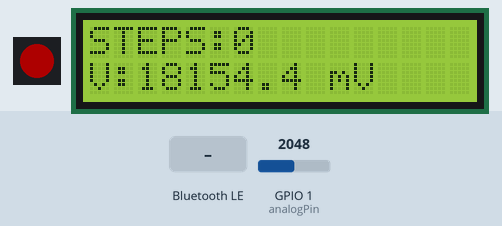
Recording of a sketch running on a simulated ESP32-C6. Parts: 1 RGB LEDs in strip order, left to right, 16×2 character LCD. The test bench sets the inputs (shaded band); at power-on: GPIO 1 (analogPin) = 2048 (analog values on the 0–4095 scale). Dim RGB values are drawn brighter than linear; nothing arrives over Bluetooth unless stated; a phone connects over Bluetooth LE 3 s after start; what the sketch prints to the serial monitor is not drawn.

Above: at 4.2 s.
4.3 s: GPIO 1 (analogPin) set to 0
At 6.7 s:
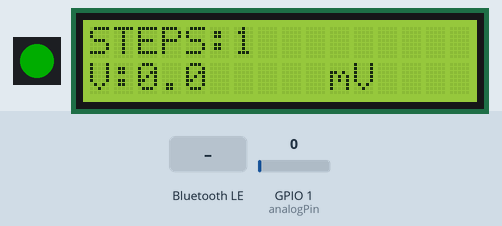
7.3 s: Bluetooth LE write "reset" received
At 8.2 s:
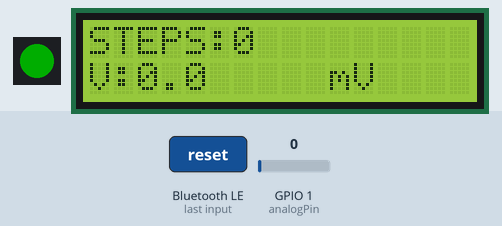
8.8 s: GPIO 1 (analogPin) set to 70
At 10.1 s:
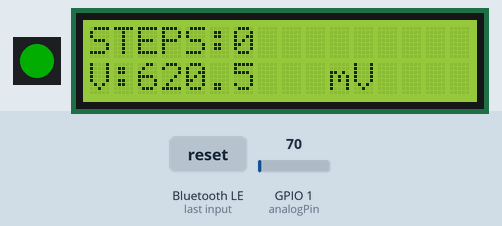
10.6 s: GPIO 1 (analogPin) set to 0
At 10.82 s:
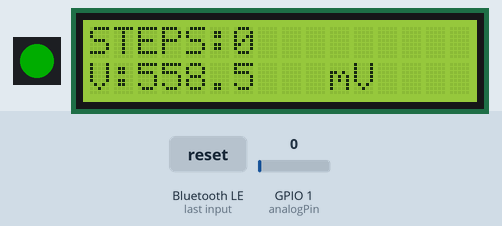
Timing chart, 0 to 13.6 s (numbered marks = the images above; inputs shaded):
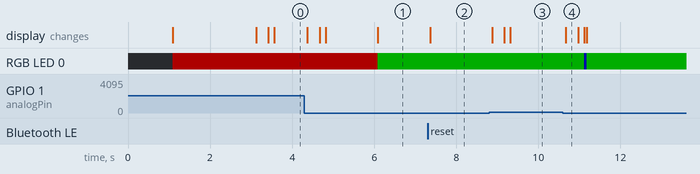

The sketch:

Piezo_Energy_Harvest_IoT.ino
```cpp
#include <Wire.h>
#include <LiquidCrystal_I2C.h>
#include <BLEDevice.h>
#include <BLEServer.h>
#include <BLEUtils.h>
#include <BLE2902.h>
#include <Adafruit_NeoPixel.h>

// --- BLE UUIDs ---
#define SERVICE_UUID           "6E400001-B5A3-F393-E0A9-E50E24DCCA9E"
#define CHARACTERISTIC_UUID_RX "6E400002-B5A3-F393-E0A9-E50E24DCCA9E"
#define CHARACTERISTIC_UUID_TX "6E400003-B5A3-F393-E0A9-E50E24DCCA9E"

// --- RGB LED ---
#define RGB_PIN   8
#define RGB_COUNT 1
Adafruit_NeoPixel rgb(RGB_COUNT, RGB_PIN, NEO_GRB + NEO_KHZ800);

#define COLOR_RED    rgb.Color(255, 0, 0)
#define COLOR_GREEN  rgb.Color(0, 255, 0)
#define COLOR_BLUE   rgb.Color(0, 0, 255)

// --- LCD ---
LiquidCrystal_I2C lcd(0x27, 16, 2);

// --- BLE Objects ---
BLEServer* pServer = nullptr;
BLECharacteristic* pTxCharacteristic = nullptr;
bool deviceConnected = false;

// --- Analog Voltage Pin ---
const int analogPin = 1;
const float vref = 3.3;
const float dividerRatio = 11.0;

// --- Moving Average ---
const int numSamples = 10;
int readings[numSamples];
int sampleIndex = 0;
long total = 0;

// --- Step Detection ---
const float stepThreshold_mV = 40.0;
const float resetThreshold_mV = 30.0;

bool stepActive = false;
float peakVoltage_mV = 0.0;
int footstepCount = 0;

// --- Timing ---
unsigned long lastUpdate = 0;
unsigned long lastBlueFlash = 0;
bool blueFlashOn = false;

// ---------------------------------------------------
// BLE Server Callbacks
// ---------------------------------------------------
class MyServerCallbacks : public BLEServerCallbacks {
  void onConnect(BLEServer* pServer) override {
    deviceConnected = true;
    Serial.println("BLE Client Connected");
  }

  void onDisconnect(BLEServer* pServer) override {
    deviceConnected = false;
    Serial.println("BLE Client Disconnected");
    pServer->getAdvertising()->start();
  }
};

// ---------------------------------------------------
// BLE RX Callback
// ---------------------------------------------------
class MyRxCallbacks : public BLECharacteristicCallbacks {
  void onWrite(BLECharacteristic* pCharacteristic) override {
    String rxValue = pCharacteristic->getValue();

    if (rxValue.length() > 0) {
      Serial.print("BLE RX: ");
      Serial.println(rxValue);

      if (rxValue == "reset") {
        footstepCount = 0;
        peakVoltage_mV = 0.0;
        stepActive = false;
        Serial.println("Footstep count reset.");
      }
    }
  }
};

// ---------------------------------------------------
// Read ADC with oversampling
// ---------------------------------------------------
int readADC() {
  long sum = 0;
  const int samples = 20;

  for (int i = 0; i < samples; i++) {
    sum += analogRead(analogPin);
  }

  return sum / samples;
}

// ---------------------------------------------------
// Send BLE message
// ---------------------------------------------------
void blePrint(const char* message) {
  if (deviceConnected && pTxCharacteristic != nullptr) {
    rgb.setPixelColor(0, COLOR_BLUE);
    rgb.show();

    lastBlueFlash = millis();
    blueFlashOn = true;

    pTxCharacteristic->setValue((uint8_t*)message, strlen(message));
    pTxCharacteristic->notify();
  }
}

// ---------------------------------------------------
// Setup
// ---------------------------------------------------
void setup() {
  Serial.begin(115200);
  delay(1000);

  analogReadResolution(12);
  analogSetPinAttenuation(analogPin, ADC_11db);

  for (int i = 0; i < numSamples; i++) {
    readings[i] = 0;
  }

  rgb.begin();
  rgb.setBrightness(50);
  rgb.clear();
  rgb.show();

  Wire.begin(6, 7);
  lcd.init();
  lcd.backlight();

  lcd.setCursor(0, 0);
  lcd.print("FOOTSTEP POWER");
  lcd.setCursor(0, 1);
  lcd.print("BLE STARTING");

  rgb.setPixelColor(0, COLOR_RED);
  rgb.show();

  delay(2000);
  lcd.clear();

  BLEDevice::init("ESP32-C6 FootStep");

  pServer = BLEDevice::createServer();
  pServer->setCallbacks(new MyServerCallbacks());

  BLEService* pService = pServer->createService(SERVICE_UUID);

  pTxCharacteristic = pService->createCharacteristic(
    CHARACTERISTIC_UUID_TX,
    BLECharacteristic::PROPERTY_NOTIFY
  );
  pTxCharacteristic->addDescriptor(new BLE2902());

  BLECharacteristic* pRxCharacteristic = pService->createCharacteristic(
    CHARACTERISTIC_UUID_RX,
    BLECharacteristic::PROPERTY_WRITE
  );
  pRxCharacteristic->setCallbacks(new MyRxCallbacks());

  pService->start();
  pServer->getAdvertising()->start();

  Serial.println("BLE + peak voltage footstep detection started...");
}

// ---------------------------------------------------
// Loop
// ---------------------------------------------------
void loop() {
  unsigned long now = millis();

  // --- RGB Status ---
  if (blueFlashOn && now - lastBlueFlash >= 80) {
    blueFlashOn = false;
  }

  if (!blueFlashOn) {
    if (deviceConnected) {
      rgb.setPixelColor(0, COLOR_GREEN);
    } else {
      rgb.setPixelColor(0, COLOR_RED);
    }
    rgb.show();
  }

  // --- Run every 50 ms ---
  if (now - lastUpdate >= 50) {
    lastUpdate = now;

    int rawADC = readADC();

    total -= readings[sampleIndex];
    readings[sampleIndex] = rawADC;
    total += readings[sampleIndex];

    sampleIndex = (sampleIndex + 1) % numSamples;

    int avgADC = total / numSamples;

    float adcVoltage_mV = (avgADC / 4095.0) * vref * 1000.0;
    float preDivider_mV = adcVoltage_mV * dividerRatio;

    // Step starts
    if (!stepActive && preDivider_mV > stepThreshold_mV) {
      stepActive = true;
      peakVoltage_mV = preDivider_mV;
    }

    // Track peak
    if (stepActive && preDivider_mV > peakVoltage_mV) {
      peakVoltage_mV = preDivider_mV;
    }

    // Step ends
    if (stepActive && preDivider_mV < resetThreshold_mV) {
      footstepCount++;

      Serial.print("FOOTSTEP DETECTED | Count: ");
      Serial.print(footstepCount);
      Serial.print(" | Peak Voltage: ");
      Serial.print(peakVoltage_mV, 1);
      Serial.println(" mV");


      char bleBuf[80];
      snprintf(
        bleBuf,
        sizeof(bleBuf),
        "steps: %d | voltage: %.2f\n",
        footstepCount,
        peakVoltage_mV
      );

      blePrint(bleBuf);

      stepActive = false;
      peakVoltage_mV = 0.0;
    }

    // --- LCD Update ---
    lcd.setCursor(0, 0);
    lcd.printf("STEPS:%-9d", footstepCount);

    lcd.setCursor(0, 1);
    lcd.printf("V:%-8.1fmV", preDivider_mV);
  }
}
```

Measured:
- after the input at 4.3 s, the display: first changes after 0.07 s (image 1 shows a later state)
- after the input at 7.3 s, the display: changes after 0.07 s (image 2)
- after the input at 8.8 s, the display: first changes after 0.07 s (image 3 shows a later state)
- after the input at 10.6 s, RGB LED 0: RGB(0, 50, 0) → RGB(0, 0, 50) after 0.52 s, → RGB(0, 50, 0) 0.06 s later; the display: changes after 0.07 s (image 4)
